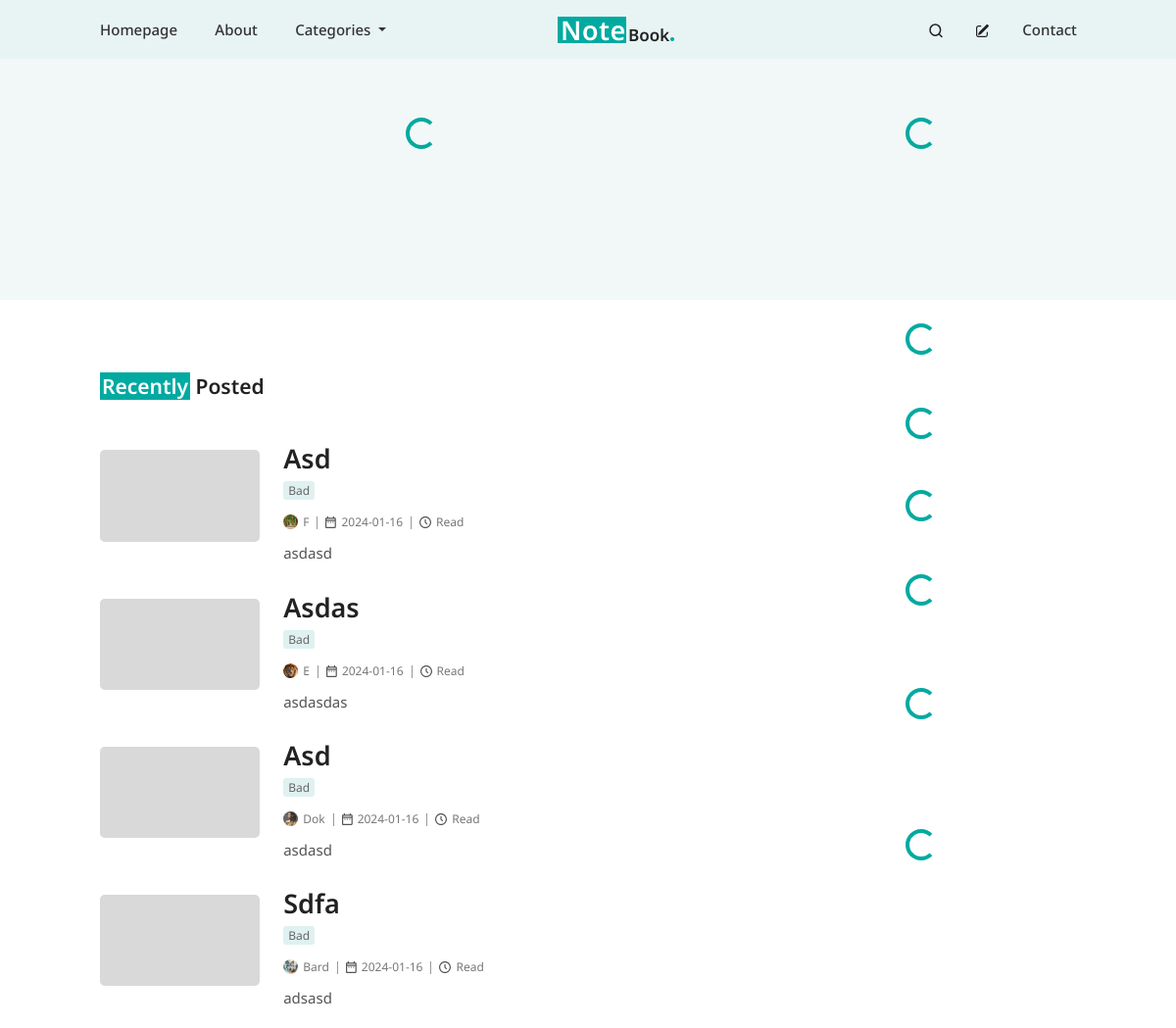
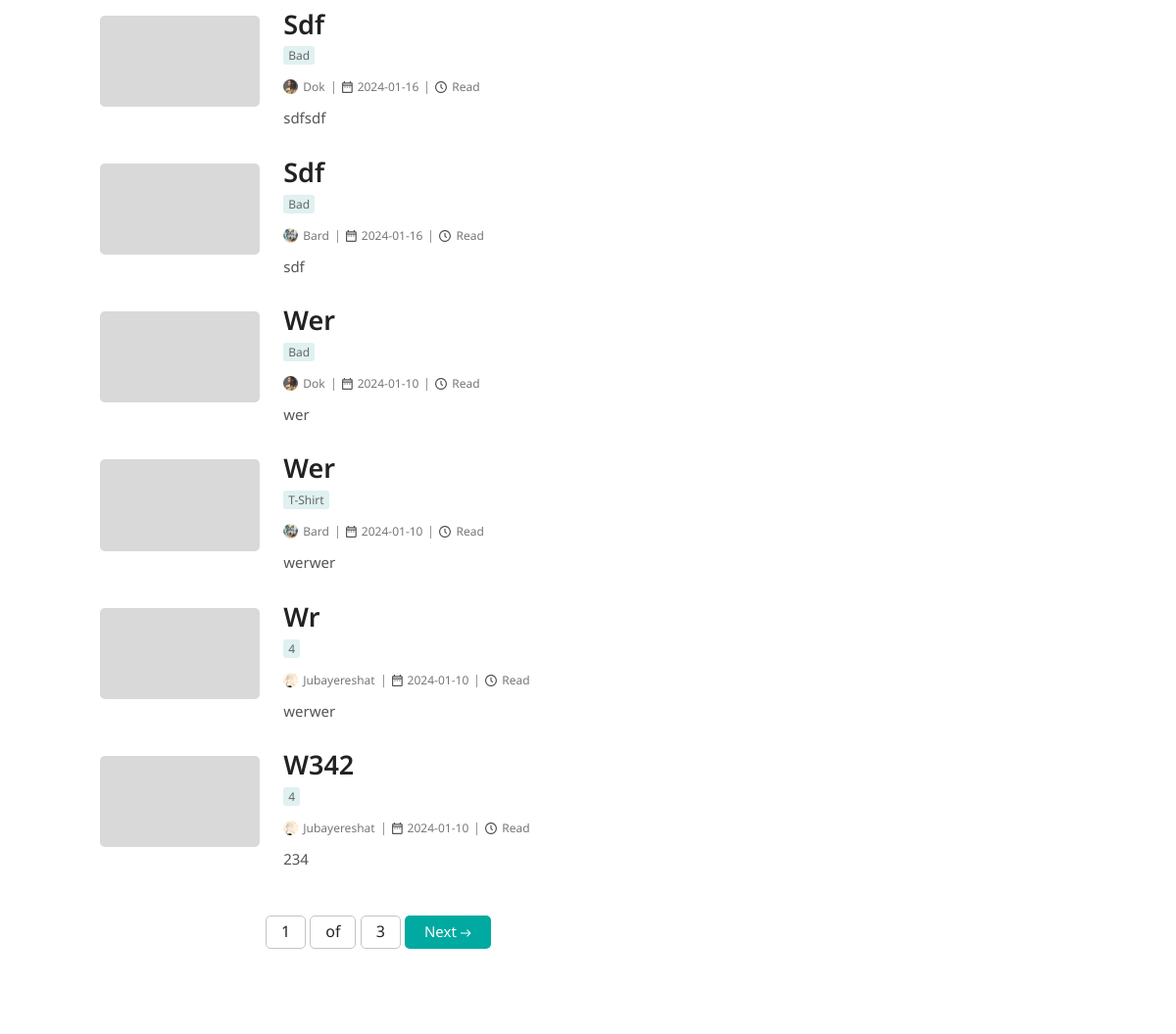
/ (upper part), run on an earlier commit of the app's database (2 pictures, top to bottom).
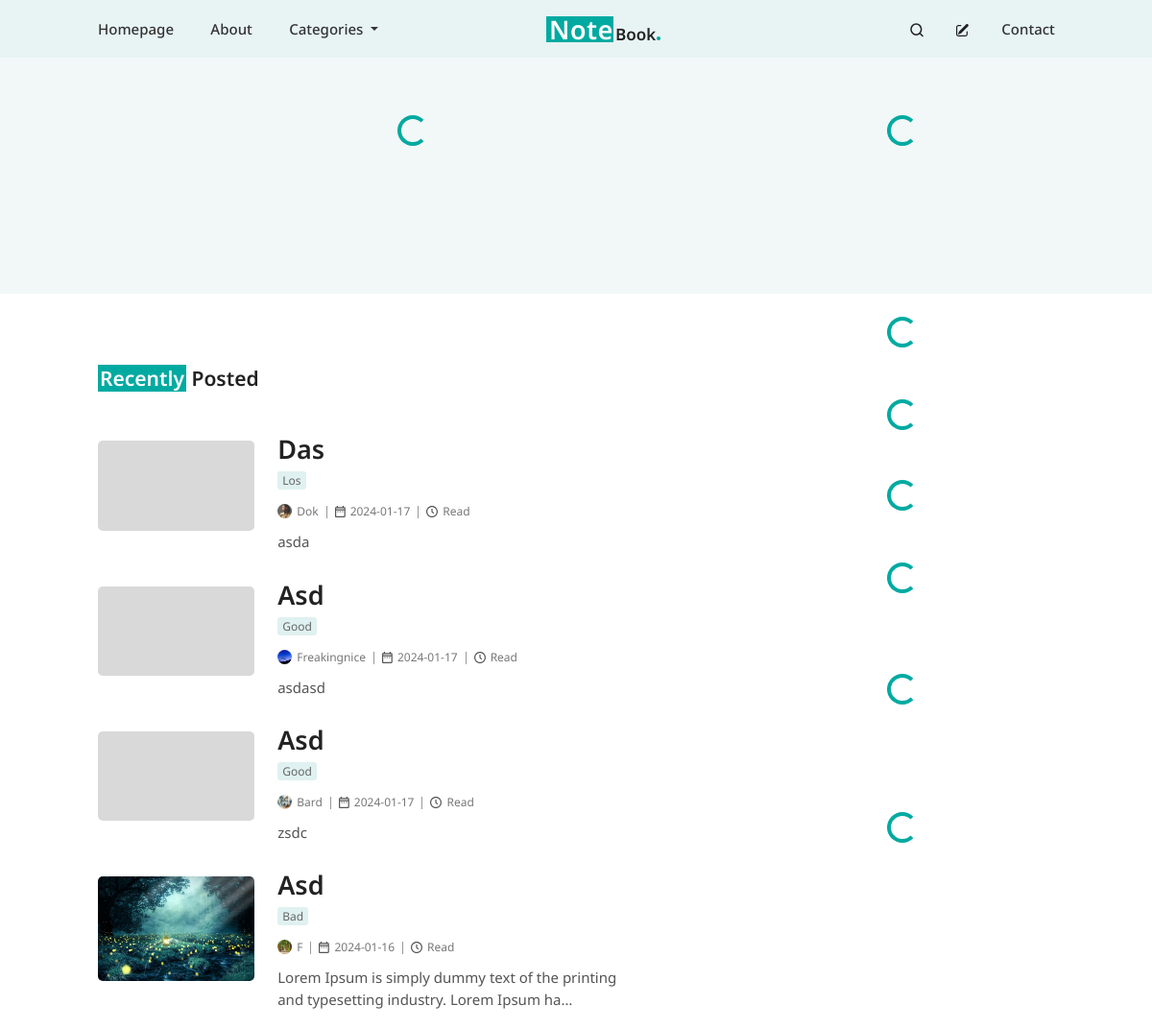
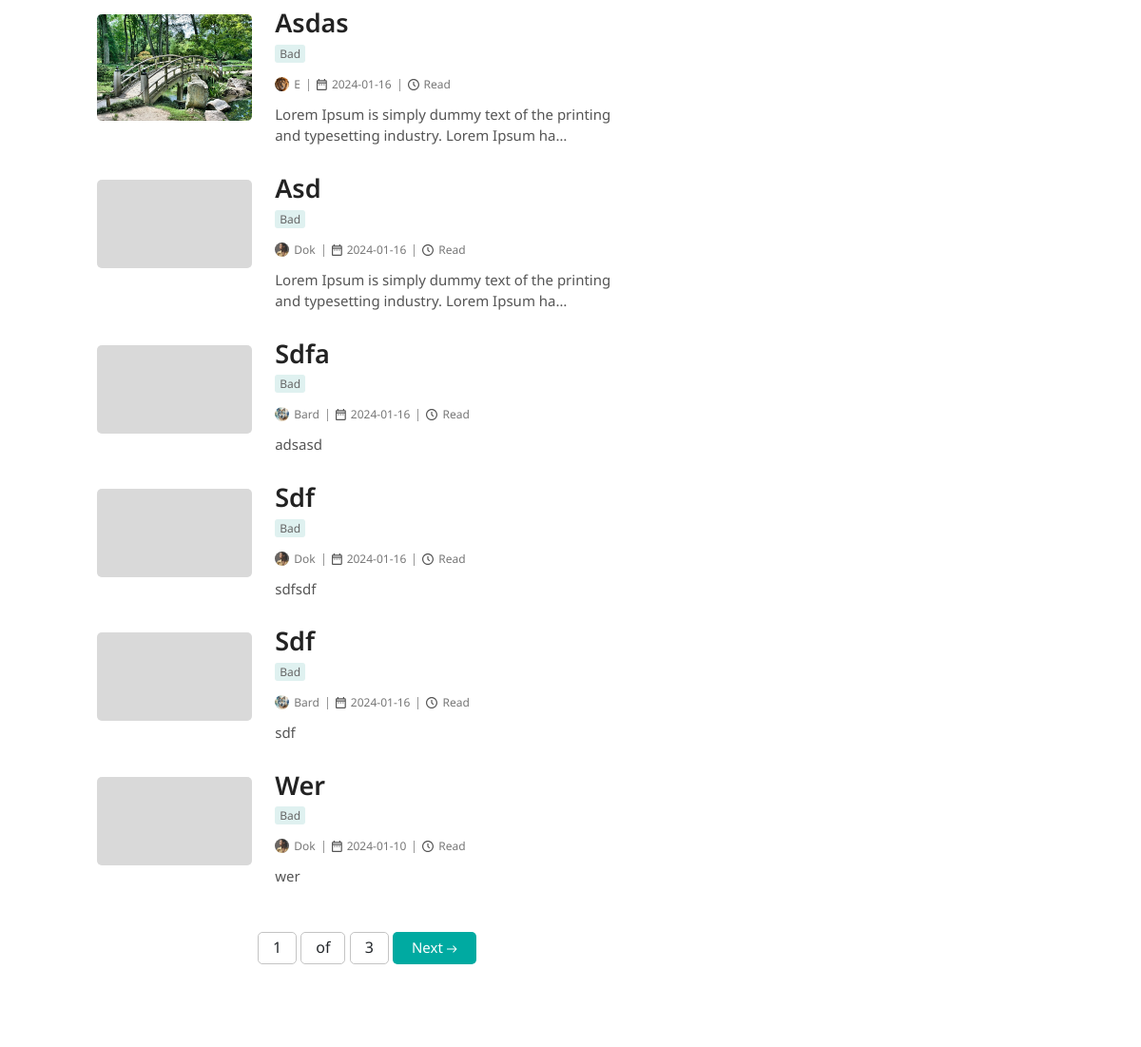
And on a later commit of the database (2 pictures, top to bottom).
### post/models.py (models this page shows, shortened)
class BlogPost(models.Model):
    author = models.ForeignKey(User, on_delete=models.CASCADE)
    title = models.CharField(max_length=200)
    content = models.TextField()
    category = models.ForeignKey(Category, on_delete=models.CASCADE,null=True)
    tags = models.ManyToManyField(Tag, blank=True, null=True)
    featured_image = models.ImageField(upload_to='featured_images/', default='featured_images/default_image.png', validators=[
                              FileExtensionValidator(['png', 'jpg', 'jpeg', 'gif'])], blank=True, null=True)
    created_at = models.DateTimeField(auto_now_add=True)
    updated_at = models.DateTimeField(auto_now=True)
    is_featured= models.BooleanField(default=False)
    views = models.PositiveIntegerField(default=0)
    banner_after_me=models.BooleanField(default=False)
    class Meta:
        ordering = ['-id']
    @property
    def readtime(self):
        result = of_html(self.content)
        return result.text

class Category(models.Model):
    name = models.CharField(max_length=100, unique=True)
    def __str__(self):
        return self.name
    class Meta:
        ordering = ['-id']

### profiles/models.py (models this page shows, shortened)
class Profile(models.Model):
    user = models.OneToOneField(User, on_delete=models.CASCADE)
    avatar = models.ImageField(default='avatars/avatar.png', upload_to='avatars',validators=[
                              FileExtensionValidator(['png', 'jpg', 'jpeg', 'gif'])])
    profession = models.CharField(max_length=50, null=True, blank=True)
    about_me = models.CharField(max_length=300, null=True, blank=True)
    facebook_url = models.URLField(validators=[URLValidator()], blank=True, null=True)
    twitter_url = models.URLField(validators=[URLValidator()], blank=True, null=True)
    instagram_url = models.URLField(validators=[URLValidator()], blank=True, null=True)

### post/views.py (the view)
# urls.py: path('', include('post.urls')),
def post(request):
    queryset = BlogPost.objects.all()
    items_per_page = 10
    paginator = Paginator(queryset, items_per_page)
    page = request.GET.get('page')
    try:
        objects = paginator.page(page)
    except PageNotAnInteger:
        objects = paginator.page(1)
    except EmptyPage:
        objects = paginator.page(paginator.num_pages)
    return render (request, 'post.html', {'objects':  objects,} )

### post/templates/post.html (shortened to what this page needs)
{% extends 'base.html' %}
{% load static %}
{% block style %}
<link rel="stylesheet" type='text/css' href={% static 'post.css' %}>
{% endblock style %}
{% block content %}
<div id="first-section">
    <div class="container-fluid">
        <div class="row">
            <div class="col-lg-8">
                <div class="spinner-container text-center">
                    <div id="spinner-for-featured" style="color:#00AAA1" class="spinner-border" role="status">
                    </div>
                </div>
            </div>
            <div class="col-lg-4">
                <div class="spinner-container text-center">
                    <div id="spinner-for-most-popular" style="color:#00AAA1" class="spinner-border" role="status">
                    </div>
                </div>
                <div id="slide-container-popular">
                    <div class="swiper">
                    </div>
                </div>
            </div>
        </div>
    </div>
</div>
<div class="sec-section mt-4">
    <div class="container-fluid">
        <div class="row">
            <div style="padding-right:100px" class="col-lg-8 recent-post-first-col">
                <h2 class="recent-post-headline">
                    {% if objects %}
                    <h2 class="recent-post-headline">
                        <span class="recent-post-span">Recently</span> Posted
                    </h2>
                    {% endif %}
                </h2>
                <div class="recent-post-container">
                    {% for obj in objects %}
                    <div style="margin-bottom:35px" class="d-flex recent-post-row">
                        <div style="width:30%" class="me-4">
                            <img style="width: 100%; border-radius: 5px; object-fit: cover;"
                                src="{{obj.featured_image.url}}" alt="image">
                        </div>
                        <div style="width:70%" class="">
                            <h2 class="recent-post-title">{{ obj.title|truncatechars:40 | safe }}</h2>
                            <p style="margin-top:-17px; margin-bottom:20px" class="recent-post-category post-category">
                                <span class="post-category-span">{{obj.category}}</span>
                            </p>
                            <div class='recent-post-details d-flex'>
                                <div class='d-flex pe-2'>
                                    <img class='recent-post-author-image' alt="author-image"
                                        src="{{obj.author.profile.avatar.url}}" />
                                    <span class="post-details-text">
                                        {{ obj.author.username}}
                                </div>
                                <div class='recent-post-date-container d-flex px-2'>
                                    <span class="post-details-text">
                                        {{obj.created_at |date:"Y-m-d"}}
                                    </span>
                                </div>
                                <div class="d-flex px-2 recent-post-time-container">
                                    <span class="post-details-text"> {{obj.readtime}} Read </span>
                                </div>
                            </div>
                            <div class="recent-post-content">
                                {{ obj.content|truncatechars_html:90 | safe }}
                            </div>
                        </div>
                    </div>
                    {% endfor %}
                </div>
                <div class="pagination mb-5 mt-3 d-flex justify-content-center">
                    <span class="step-links">
                        <span class="current">
                            <span class="recent-middle-num">{{ objects.number }}</span>
                            <span class="recent-middle-num"> of</span>
                            <span class="recent-middle-num">{{ objects.paginator.num_pages }}</span>
                        </span>
                        {% if objects.has_next %}
                        <a class="recent-post-next-btn" href="?page={{ objects.next_page_number }}">
                            <span class="next-span">Next</span>
                        </a>
                        {% endif %}
                    </span>
                </div>
            </div>
            <div class="col-lg-4 recent-post-sec-col">
                {% include 'sidebar.html' %}
            </div>
        </div>
    </div>
</div>
{% endblock content %}

### templates/base.html (shortened to what this page needs)
{% load static %}
<!doctype html>
<html lang="en">
<head>
    <link href="https://cdn.jsdelivr.net/npm/bootstrap@5.3.2/dist/css/bootstrap.min.css" rel="stylesheet"
>
    <link rel="stylesheet" href="https://cdn.jsdelivr.net/npm/swiper@11/swiper-bundle.min.css" />
    <link rel="stylesheet" type='text/css' href={% static 'base.css' %}>
    {% block style %}
    {% endblock style %}
</head>
<body>
    {% include 'navbar.html' %}
    <div>
        {% block content %}
        {% endblock content %}
    </div>
    {% include 'footer.html' %}
</body>
</html>

### templates/navbar.html (shortened to what this page needs)
{% load static %}
<head>
    <link rel="stylesheet" type='text/css' href={% static 'navbar.css' %}>
</head>
<div class="custom-navbar">
    <div class="container-fluid">
        <div class="first-div">
            <ul class="custom-left-items">
                <li><a class="desktop-menu" href="">Homepage</a></li>
                <li><a class="desktop-menu" href="">About</a></li>
                <li>
                    <div class="dropdown">
                        <a class="dropdown-toggle  desktop-menu" href="#" role="button" data-bs-toggle="dropdown"
                            aria-expanded="false">
                            Categories
                        </a>
                    </div>
                </li>
            </ul>
        </div>
        <div class="mid-div">
            <div> <img class="logo" style="margin-top:-3px;" src="{% static 'logo.png' %}" alt="logo">
            </div>
        </div>
        <div class="last-div">
            <ul class="custom-right-items">
                <li>
                    <a class="prev-icon" href=""></a>
                </li>
                <li>
                    <a class="prev-icon" href=""></a>
                </li>
                <li><a class="desktop-menu" href="">Contact</a></li>
            </ul>
        </div>
    </div>
</div>

### templates/sidebar.html (shortened to what this page needs)
{% load static %}
<head>
    <link rel="stylesheet" type='text/css' href={% static 'sidebar.css' %}>
</head>
<div class="sidebar">
    <div class="spinner-container text-center">
        <div id="spinner-for-top-authors" style="color:#00AAA1" class="spinner-border" role="status">
        </div>
    </div>
    <div class="spinner-container text-center">
        <div id="spinner-for-ad" style="color:#00AAA1" class="spinner-border" role="status">
        </div>
    </div>
    <div class="spinner-container mt-5 text-center">
        <div id="spinner-for-category" style="color:#00AAA1" class="spinner-border" role="status">
        </div>
    </div>
    <div class="spinner-container mt-5 text-center">
        <div id="spinner-for-todays-update" style="color:#00AAA1" class="spinner-border" role="status">
        </div>
    </div>
    <div class="spinner-container mt-5 text-center">
        <div id="spinner-for-insta-posts" style="color:#00AAA1" class="spinner-border" role="status">
        </div>
    </div>
    <div class="spinner-container mt-5 text-center">
        <div id="spinner-for-tags-sidebar" style="color:#00AAA1" class="spinner-border" role="status">
        </div>
    </div>
</div>

### templates/footer.html (shortened to what this page needs)
{% load static %}
<head>
    <link rel="stylesheet" type='text/css' href={% static 'footer.css' %}>
</head>

### static/base.css (style rules this page uses)
body { font-family: 'Noto Sans', sans-serif; margin: 0; padding: 0; box-sizing: border-box; }

### post/static/post.css (style rules this page uses)
#first-section { background: #F2F8F7; padding-top: 60px; padding-bottom: 80px }
#first-section .container-fluid { width: 85% !important; }
.post-category { color: #666; font-family: "Noto Sans"; font-size: 12px; font-style: normal; font-weight: 400; line-height: 100%; text-transform: capitalize; border-radius: 3px; margin-bottom: 7px; padding-top: 10px }
.post-category-span { background: #DFF1F0; border-radius: 3px; padding: 1px 5px }
.swiper { margin-top: 40px }
#slide-container-popular { padding-left: 10px }
.sec-section .container-fluid { width: 85% !important; }
.recent-post-container { display: flex; flex-direction: column; }
.recent-post-title { color: #222; font-family: "Noto Sans"; font-size: 27px; font-style: normal; font-weight: 600; line-height: 140%; text-transform: capitalize; margin-bottom: 15px; margin-top: -10px }
.recent-post-author-image { width: 15px; height: 15px; border-radius: 50%; object-fit: cover; margin-top: -2px; }
.recent-post-details .post-details-text { color: #777; font-family: "Noto Sans"; font-size: 12px; font-style: normal; font-weight: 400; line-height: 100%; text-transform: capitalize; margin-left: 5px; }
.recent-post-date-container { border-left: 1px solid #999; }
.recent-post-time-container { border-left: 1px solid #999; }
.recent-post-content { color: #555; font-family: "Noto Sans"; font-size: 15px; font-style: normal; font-weight: 400; line-height: 150%; margin-top: 13px }
.recent-post-next-btn { border-radius: 5px; padding: 5px 20px 7px 20px; background: #00AAA1; text-decoration: none; }
.recent-post-next-btn .next-span { color: #fff; font-family: "Noto Sans"; font-size: 15px; font-style: normal; font-weight: 400; line-height: 100%; }
.recent-middle-num { padding: 4px 15px 6px 15px; border: 1px solid #C4C4C4; border-radius: 5px; }
.recent-post-headline { color: #222; font-family: "Noto Sans"; font-size: 21px; font-style: normal; font-weight: 600; line-height: 140%; text-transform: capitalize; margin: 50px 0px }
.recent-post-span { color: #FFF; background-color: #00AAA1; padding: 0px 2px; }

### static/navbar.css (style rules this page uses)
.custom-navbar { background: #E8F3F3; height: 60px; line-height: 60px; }
.custom-navbar .container-fluid { display: flex; justify-content: space-between; width: 88%; }
.custom-navbar .custom-left-items { margin: 0; padding: 0; }
.custom-navbar .custom-right-items { margin: 0px 25px 0px 0px; padding: 0; }
.custom-navbar .custom-left-items li { display: inline-block; }
.custom-navbar .custom-right-items li { display: inline-block; }
.custom-navbar li a { color: #333; font-family: "Noto Sans"; font-size: 15px; font-style: normal; font-weight: 500; line-height: 100%; text-transform: capitalize; text-decoration: none; margin-left: 30px }
.logo { margin-left: -55px }
@media screen and (max-width: 1600px) { .custom-navbar .container-fluid { width: 89%; } }
@media screen and (max-width: 1366px) { .custom-navbar .container-fluid { width: 90%; } }

What changed in the data, as far as the page shows it:
no longer on this page (row unchanged): BlogPost: featured_image (placeholder picture), title "Wer", category "T-Shirt", author.profile.avatar (picture), author.username "Bard", created_at "2024-01-10", content "werwer"
no longer on this page (row unchanged): BlogPost: featured_image (placeholder picture), title "Wr", category "4", author.profile.avatar (picture), author.username "Jubayereshat", created_at "2024-01-10", content "werwer"
no longer on this page (row unchanged): BlogPost: featured_image (placeholder picture), title "W342", category "4", author.profile.avatar (picture), author.username "Jubayereshat", created_at "2024-01-10", content "234"
added BlogPost: featured_image (placeholder picture), title "Das", category "Los", author.profile.avatar (picture), author.username "Dok", created_at "2024-01-17", content "asda"
added BlogPost: featured_image (placeholder picture), title "Asd", category "Good", author.profile.avatar (picture), author.username "Freakingnice", created_at "2024-01-17", content "asdasd"
added BlogPost: featured_image (placeholder picture), title "Asd", category "Good", author.profile.avatar (picture), author.username "Bard", created_at "2024-01-17", content "zsdc"
changed BlogPost (number 4 of 10 on the later page): featured_image: picture added in place of a placeholder; content "asdasd" → "Lorem Ipsum is simply dummy text of the printing and typesetting industry. Lorem Ipsum ha…"
changed BlogPost "Asdas": featured_image: picture added in place of a placeholder; content "asdasdas" → "Lorem Ipsum is simply dummy text of the printing and typesetting industry. Lorem Ipsum ha…"
changed BlogPost (number 6 of 10 on the later page): content "asdasd" → "Lorem Ipsum is simply dummy text of the printing and typesetting industry. Lorem Ipsum ha…"
